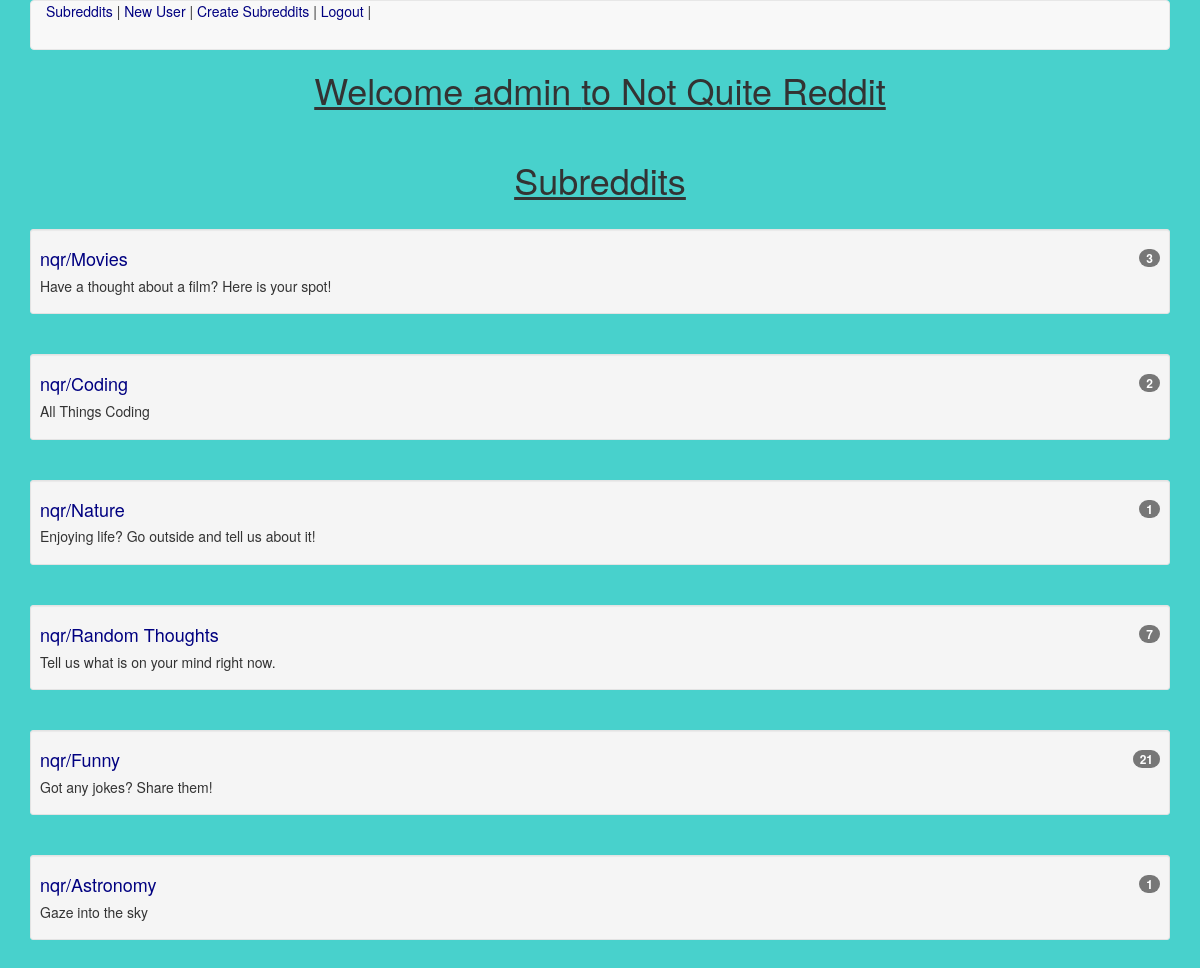
The page /subreddit (signed in) on the database its author committed.
### app/models.py (models this page shows, shortened)
class Subreddit(models.Model):
    name = models.CharField(max_length=100)
    description = models.CharField(max_length=255)
    creation = models.DateTimeField(auto_now_add=True)
    def __str__(self):
        return self.name
    def current_count(self):
        return Post.objects.filter(subreddit=self).count()

### app/views.py (the view)
# urls.py: url(r'^subreddit$', SubredditView.as_view(), name="subreddit_view"),
class SubredditView(ListView):
    model = Subreddit

### templates/app/subreddit_list.html (shortened to what this page needs)
{% extends 'base.html' %}
{% block content %}
<h1 class="new_title">Welcome {{request.user }} to Not Quite Reddit</h1>
<br>
<h1 id="subreddits">Subreddits</h1> <br>
{% for sub in object_list %}
  <div class="well well-sm">
    <h4><a href="{% url 'subreddit_detail_view' sub.id %}">nqr/{{ sub }} <span class="badge">{{ sub.current_count }}</span></a></h4>
    <h5>{{ sub.description }}</h5>
  </div>
<br>
{% endfor %}
{% endblock %}

### templates/base.html (style rules this page uses)
body { background-color: #48D1CC; }
h1 { position: relative; text-decoration: underline; }
a { color: navy; }
.badge { float: right; }
#subreddits { text-align: center; }
.new_title { text-align: center; }

### rows shown on the page
Subreddit: name "Movies", current_count "3", description "Have a thought about a film? Here is your spot!"
Subreddit: name "Coding", current_count "2", description "All Things Coding"
Subreddit: name "Nature", current_count "1", description "Enjoying life? Go outside and tell us about it!"
Subreddit: name "Random Thoughts", current_count "7", description "Tell us what is on your mind right now."
Subreddit: name "Funny", current_count "21", description "Got any jokes? Share them!"
Subreddit: name "Astronomy", current_count "1", description "Gaze into the sky"

### other values the page prints
{{ request.user }} "admin"
